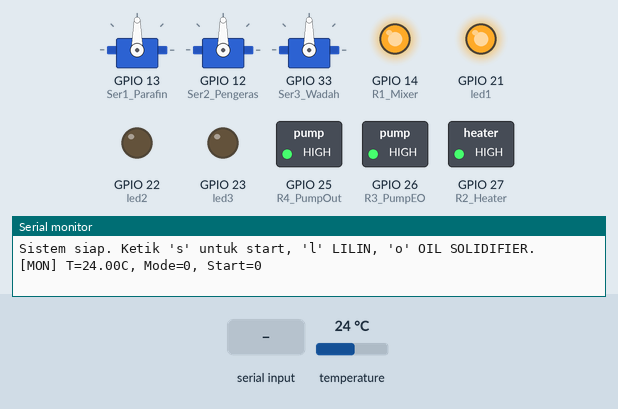
A sketch run on a simulated ESP32. Shown: 3 × servo, switched loads named in the sketch (green lamp = pin HIGH), output pins drawn as LEDs (lit = HIGH), the last lines printed to the serial monitor. The test bench sets the inputs (shaded band); at power-on: temperature 24 °C. WiFi joins after 1.5 s; servers stay silent unless stated.

Above: at 3.0 s.
3.1 s: "s" received over Serial
At 5.0 s:
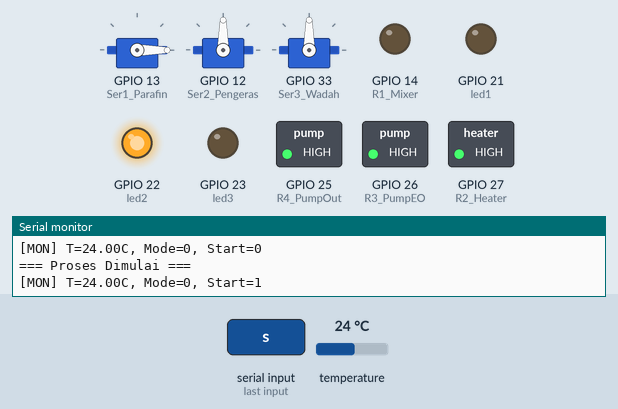
At 5.5 s:
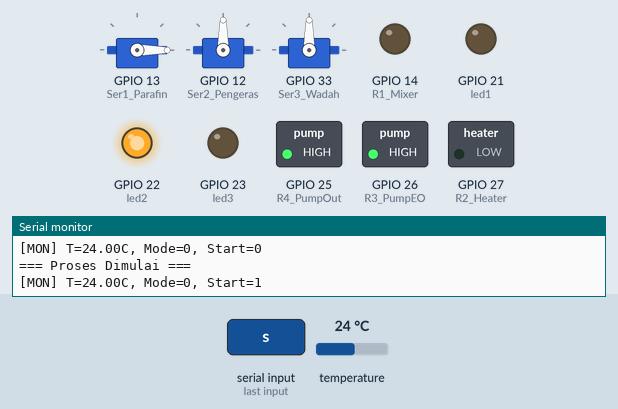
Timing chart, 0 to 7.0 s (numbered marks = the images above; inputs shaded):
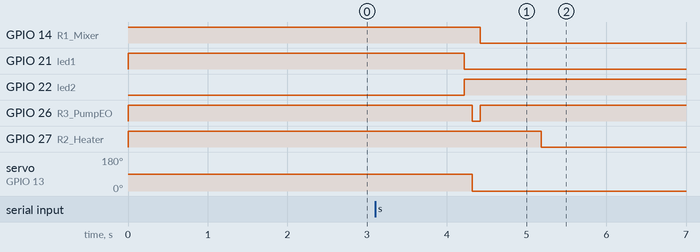

The sketch:

sketch_sep13a.ino
```cpp
#define BLYNK_TEMPLATE_ID "TMPL6skCxPnti"
#define BLYNK_TEMPLATE_NAME "JELATECH "
#define BLYNK_AUTH_TOKEN "JpxHwPY0jjBDknceWz52fN3J2dZNaVgQ"

//ESP_Mesin2
#include <Arduino.h>
#include <ESP32Servo.h>
#include <OneWire.h>
#include <DallasTemperature.h>
#include <WiFi.h>
#include <WiFiClient.h>
#include <BlynkSimpleEsp32.h>

char ssid[] = "Dawilah kost3";
char pass[] = "987654321";

BlynkTimer timer;

// ==================== Pin Definition ====================
#define led1          21
#define led2          22
#define led3          23

#define R1_Mixer      14
#define R2_Heater     27
#define R3_PumpEO     26
#define R4_PumpOut    25
#define Ser1_Parafin  13
#define Ser2_Pengeras 12
#define Ser3_Wadah    33

// Virtual pins
#define STATUS        V3
#define STARTSTOP     V4
#define SERVO_LED     V5
#define SERVO_GRAM    V6
#define OIL_LED       V7
#define SUHU          V8
#define MOTOR_LED     V9
#define SOL_BAWAH     V10
#define STATUS_MODE   V11
#define COUNTDOWN     V12
#define PENGERAS_LED  V13
#define PENGERAS_GRAM V15
#define HEATER        V14

// ==================== Sensor Suhu ====================
const int oneWireBus = 4;
OneWire oneWire(oneWireBus);
DallasTemperature sensors(&oneWire);

// ==================== Servo ====================
Servo servo1;  // Parafin
Servo servo2;  // Pengeras
Servo servo3;  // Wadah

// ==================== Variabel Adjustable ====================
volatile bool startProcess = false;

// Untuk keandalan di multi-thread, gunakan enum integer untuk mode
enum Mode_t { MODE_LILIN = 0, MODE_OIL_SOLIDIFIER = 1 };
volatile Mode_t statusMode = MODE_LILIN;

// Berat & bukaan
int beratMinyak = 100;        // gram(default)
int servoAngleBase = 90;      // sudut dasar bukaan(perlu set up)
int servoOpenTimeMs = 100;    // durasi bukaan bahan (ms)(perlu set up sesuai takaran)

// Durasi proses
int pumpEODurationMs      = 100;          // ms
int mixingDurationMsBase  = 5 * 60 * 1000; // default 5 menit (ms)
int pumpOutDurationMs     = 300;          // ms
int stepMoveDelayMs       = 1000;         // jeda setelah putar servo wadah (ms)

// Ambang suhu
float T_TIMER_START = 70.0;  // mulai hitung waktu mixing
float T_OFF         = 80.0;  // heater OFF
float T_ON_HYST     = 75.0;  // heater ON kembali (hysteresis)

// ==================== RTOS Handle ====================
TaskHandle_t TaskProcessHandle;

// ==================== Global Runtime ====================
volatile float gTempC = NAN;

// Buffer status yang akan dikirimkan oleh task utama (agar hanya thread utama yang memanggil Blynk)
char statusMsg[32] = "Mesin Siap";

// ==================== Helper ====================
// Perhatikan: untuk board Anda, relay ON = LOW (aktif rendah). Sesuaikan jika berbeda.
void relayOn(int pin)   { digitalWrite(pin, LOW);  }
void relayOff(int pin)  { digitalWrite(pin, HIGH); }

void pulseRelay(int pin, int duration_ms) {
  relayOn(pin);
  vTaskDelay(duration_ms / portTICK_PERIOD_MS);
  relayOff(pin);
}

void servoPulse(Servo &s, int angle, int duration_ms, int vpin) {
  // Hidupkan indikator virtual (permintaan menyalakan LED di Blynk)
  if (vpin != -1) {
    // hanya set flag ke timer sendToBlynk, tapi panggilan cepat ke Blynk virtualWrite aman juga dari thread utama.
    Blynk.virtualWrite(vpin, 1); // LED ON (dipanggil dari thread utama atau timer)
  }

  s.write(angle);
  vTaskDelay(duration_ms / portTICK_PERIOD_MS);
  s.write(0);

  if (vpin != -1) {
    Blynk.virtualWrite(vpin, 0); // LED OFF
  }
}

void readTemperature() {
  sensors.requestTemperatures();
  gTempC = sensors.getTempCByIndex(0);
}

void applyHeaterControl(float tC) {
  static bool heaterIsOn = false;
  if (isnan(tC)) return;

  if (tC >= T_OFF && heaterIsOn) {
    relayOff(R2_Heater);
    heaterIsOn = false;
  } else if (tC <= T_ON_HYST && !heaterIsOn) {
    relayOn(R2_Heater);
    heaterIsOn = true;
  }
}

// Heater + Mixer: kontrol suhu + hitung durasi mixing setelah suhu >= T_TIMER_START
void runHeaterMixerPhase() {
  relayOn(R1_Mixer);  // Mixer ON
  bool timerStarted = false;
  uint32_t tStartTicks = 0;

  // Update status untuk dikirim ke Blynk oleh timer
  strncpy(statusMsg, "Sedang Proses", sizeof(statusMsg)-1);
  statusMsg[sizeof(statusMsg)-1]=0;

  for (;;) {
    readTemperature();
    float tC = gTempC;

    applyHeaterControl(tC);

    if (!timerStarted && !isnan(tC) && tC >= T_TIMER_START) {
      timerStarted = true;
      tStartTicks = xTaskGetTickCount();
      Serial.println("[HeaterMixer] Timer start @ >=70C");
    }

    if (timerStarted) {
      uint32_t elapsed = (xTaskGetTickCount() - tStartTicks) * portTICK_PERIOD_MS;
      // debug print tiap beberapa detik (opsional)
      // Serial.printf("[HeaterMixer] Suhu=%.2fC, Elapsed=%lums\n", tC, elapsed);

      if (elapsed >= (uint32_t)mixingDurationMsBase) {
        Serial.println("[HeaterMixer] Durasi selesai");
        break;
      }
    }

    vTaskDelay(500 / portTICK_PERIOD_MS);
  }

  relayOff(R2_Heater);
  relayOff(R1_Mixer);

  strncpy(statusMsg, "Selesai", sizeof(statusMsg)-1);
  statusMsg[sizeof(statusMsg)-1]=0;
}

// Penuangan (tiap 45 derajat)
void doPouringSequence() {
  for (int angle = 0; angle <= 135; angle += 45) {
    Serial.printf("[Pour] angle=%d deg\n", angle);
    pulseRelay(R4_PumpOut, pumpOutDurationMs);
    servo3.write(angle);
    vTaskDelay(stepMoveDelayMs / portTICK_PERIOD_MS);
  }
  servo3.write(0);
}

// ==================== TASK PROSES ====================
void TaskProcess(void *pvParameters) {
  for (;;) {
    if (startProcess) {
      // LED -> Working (menyalakan LED fisik)
      digitalWrite(led1, LOW);
      digitalWrite(led2, HIGH);
      digitalWrite(led3, LOW);

      Serial.println("=== Proses Dimulai ===");
      strncpy(statusMsg, "Sedang Proses", sizeof(statusMsg)-1);
      statusMsg[sizeof(statusMsg)-1]=0;

      if (statusMode == MODE_LILIN) {
        servoPulse(servo1, servoAngleBase, servoOpenTimeMs, SERVO_LED);
        pulseRelay(R3_PumpEO, pumpEODurationMs);
        runHeaterMixerPhase();
        doPouringSequence();
      }
      else if (statusMode == MODE_OIL_SOLIDIFIER) {
        servoPulse(servo2, servoAngleBase, servoOpenTimeMs, PENGERAS_LED);
        runHeaterMixerPhase();
        doPouringSequence();
      }

      Serial.println("=== Proses Selesai ===");
      strncpy(statusMsg, "Selesai", sizeof(statusMsg)-1);
      statusMsg[sizeof(statusMsg)-1]=0;

      // LED -> Done selama 10 detik
      digitalWrite(led2, LOW);
      digitalWrite(led3, HIGH);
      vTaskDelay(10000 / portTICK_PERIOD_MS);

      // Kembali ke Idle
      digitalWrite(led1, HIGH);
      digitalWrite(led2, LOW);
      digitalWrite(led3, LOW);

      strncpy(statusMsg, "Mesin Siap", sizeof(statusMsg)-1);
      statusMsg[sizeof(statusMsg)-1]=0;

      startProcess = false;
    }

    // Di sini jangan panggil Blynk.virtualWrite agar tidak dari task lain
    vTaskDelay(200 / portTICK_PERIOD_MS);
  }
}

// ================== BLYNK ==================
// Handler untuk menerima mode status dari Blynk (V3)
BLYNK_WRITE(STATUS) {
  String s = param.asStr();
  Serial.print("[BLYNK] Status mode diterima: ");
  Serial.println(s);

  if (s.equalsIgnoreCase("LILIN")) {
    statusMode = MODE_LILIN;
  } else if (s.equalsIgnoreCase("OIL SOLIDIFIER") || s.equalsIgnoreCase("OIL_SOLIDIFIER") ) {
    statusMode = MODE_OIL_SOLIDIFIER;
  } else {
    // fallback: tetap LILIN
    statusMode = MODE_LILIN;
  }
}

// Handler untuk menerima perintah start/stop dari Blynk (V4)
BLYNK_WRITE(STARTSTOP) {
  int val = param.asInt();  // 1 = start, 0 = stop
  if (val == 1) {
    startProcess = true;
    Serial.println("[BLYNK] Perintah START diterima");
  } else {
    startProcess = false;
    Serial.println("[BLYNK] Perintah STOP diterima");
  }
}

// Fungsi ini berjalan di timer (thread utama Blynk) -> aman memanggil Blynk.virtualWrite()
void sendToBlynk() {
  // Baca suhu
  readTemperature();
  Blynk.virtualWrite(SUHU, isnan(gTempC) ? 0.0 : gTempC);

  // kirim status relay/LED (aktif rendah => LOW = 1)
  Blynk.virtualWrite(MOTOR_LED, digitalRead(R1_Mixer) == LOW ? 1 : 0);
  Blynk.virtualWrite(HEATER,    digitalRead(R2_Heater) == LOW ? 1 : 0);
  Blynk.virtualWrite(OIL_LED,   digitalRead(R3_PumpEO) == LOW ? 1 : 0);
  Blynk.virtualWrite(SOL_BAWAH, digitalRead(R4_PumpOut) == LOW ? 1 : 0);

  Blynk.virtualWrite(SERVO_GRAM, beratMinyak);
  Blynk.virtualWrite(PENGERAS_GRAM, beratMinyak);

  // kirim status proses (dari buffer)
  Blynk.virtualWrite(STATUS_MODE, statusMsg);
}

// ==================== SETUP ====================
void setup() {
  Serial.begin(115200);

  // Output pins
  pinMode(R1_Mixer, OUTPUT);
  pinMode(R2_Heater, OUTPUT);
  pinMode(R3_PumpEO, OUTPUT);
  pinMode(R4_PumpOut, OUTPUT);
  relayOff(R1_Mixer);
  relayOff(R2_Heater);
  relayOff(R3_PumpEO);
  relayOff(R4_PumpOut);

  // LEDs fisik
  pinMode(led1, OUTPUT);
  pinMode(led2, OUTPUT);
  pinMode(led3, OUTPUT);
  digitalWrite(led1, HIGH); // default: Idle (note: LED logic terserah wiring)
  digitalWrite(led2, LOW);
  digitalWrite(led3, LOW);

  // Servo attach
  servo1.attach(Ser1_Parafin);
  servo2.attach(Ser2_Pengeras);
  servo3.attach(Ser3_Wadah);

  sensors.begin();

  // Buat Task proses, pinned to core 1
  xTaskCreatePinnedToCore(
    TaskProcess, "TaskProcess",
    6144, NULL, 1, &TaskProcessHandle, 1
  );

  Serial.println("Sistem siap. Ketik 's' untuk start, 'l' LILIN, 'o' OIL SOLIDIFIER.");

  // Blynk begin (akan blocking sampai konek)
  Blynk.begin(BLYNK_AUTH_TOKEN, ssid, pass);

  // Timer kirim data tiap 1 detik (jalankan di thread utama Blynk)
  timer.setInterval(1000L, sendToBlynk);
}

// ==================== LOOP ====================
void loop() {
  // Pastikan Blynk jalan & timer
  if (!Blynk.connected()) {
    // Coba reconnect (non-blocking)
    static unsigned long lastReconnectAttempt = 0;
    unsigned long now = millis();
    if (now - lastReconnectAttempt > 5000) {
      lastReconnectAttempt = now;
      Serial.println("Blynk disconnected, mencoba reconnect...");
      // Blynk.connect() tidak selalu tersedia tergantung versi--gunakan Blynk.begin() jika perlu
      Blynk.begin(BLYNK_AUTH_TOKEN, ssid, pass);
    }
  }

  Blynk.run();
  timer.run();

  // Serial manual control
  if (Serial.available()) {
    char c = Serial.read();
    if (c == 's') startProcess = true;
    else if (c == 'l') statusMode = MODE_LILIN;
    else if (c == 'o') statusMode = MODE_OIL_SOLIDIFIER;
  }

  // Monitoring suhu (print untuk debug)
  readTemperature();
  Serial.printf("[MON] T=%.2fC, Mode=%d, Start=%d\n", gTempC, (int)statusMode, (int)startProcess);

  delay(800);
}
```

Measured:
- after the input at 3.1 s, GPIO 14 (R1_Mixer): HIGH → LOW after 1.3 s; GPIO 21 (led1): HIGH → LOW after 1.1 s; GPIO 22 (led2): LOW → HIGH after 1.1 s; GPIO 26 (R3_PumpEO): HIGH → LOW after 1.2 s, → HIGH 0.10 s later; GPIO 27 (R2_Heater): HIGH → LOW after 2.1 s
